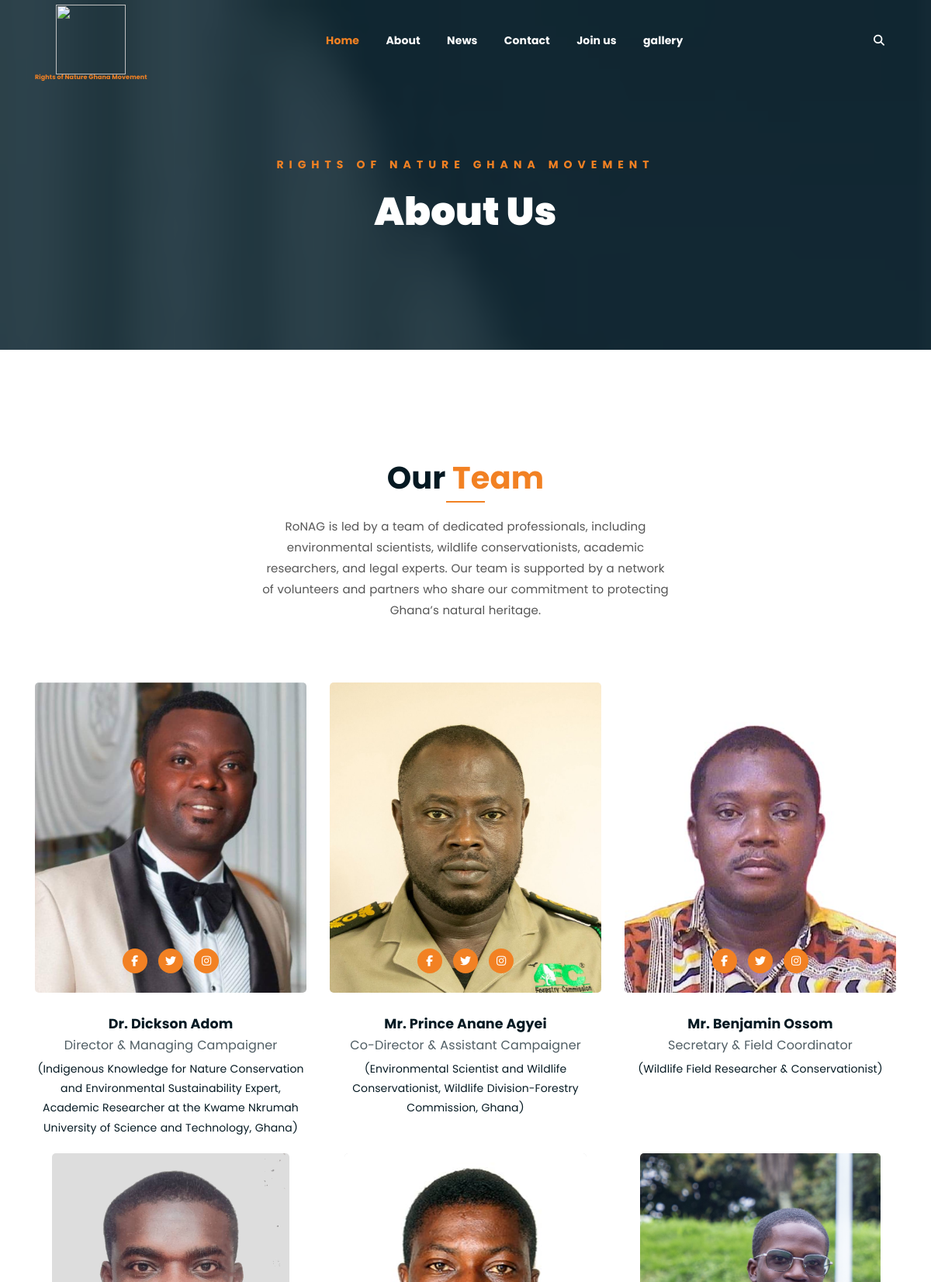
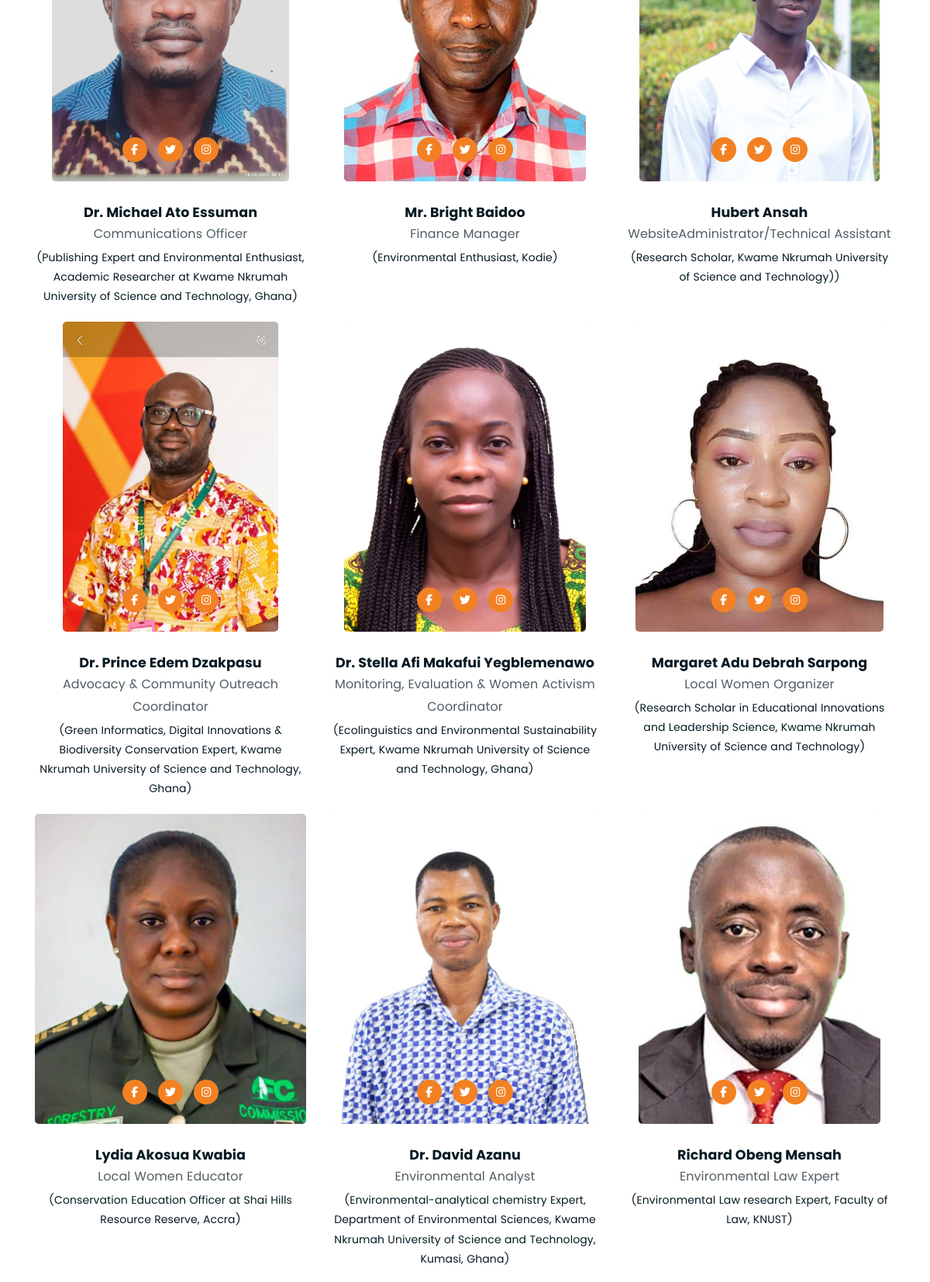
/about (upper part), run on the app's committed database (2 pictures, top to bottom).
### ronagapp/models.py (models this page shows, shortened)
class Team(models.Model):
    name = models.CharField(max_length = 40)
    profile = models.CharField(max_length = 200)
    description = models.CharField(max_length = 1000, null=True, blank=True)
    image = models.ImageField(null=True, blank=True, upload_to="team/")
    @property
    def imageURL(self):
        try:
            url = self.image.url
        except:
            url = " "
        return url

### ronagapp/views.py (the view)
# urls.py: path("about", views.about, name="about"),
def about(request):
    team = Team.objects.all()
    context = {'teams': team}
    return render(request, 'about.html', context)

### templates/about.html (shortened to what this page needs)
{% extends 'main.html' %}
{% load static %}
{% block content %}
	<div class="breadcrumb-section breadcrumb-bg-about">
		<div class="container">
			<div class="row">
				<div class="col-lg-8 offset-lg-2 text-center">
					<div class="breadcrumb-text">
						<p>rights of nature ghana movement </p>
						<h1>About Us</h1>
					</div>
				</div>
			</div>
		</div>
	</div>
	<div class="mt-150">
		<div class="container">
			<div class="row">
				<div class="col-lg-8 offset-lg-2 text-center">
					<div class="section-title">
						<h3>Our <span class="orange-text">Team</span></h3>
						<p>RoNAG is led by a team of dedicated professionals, including environmental scientists, wildlife conservationists, academic researchers, and legal experts. Our team is supported by a network of volunteers and partners who share our commitment to protecting Ghana’s natural heritage.</p>
					</div>
				</div>
			</div>
			<div class="row">
				{% for team in teams %}
				<div class="col-lg-4 col-md-6">
					<div class="single-team-item" >
						<div class="team-bg" style="overflow: hidden; ">
							<img style="width: 100%; height: 100%; object-position: center; object-fit: cover;" src={{team.imageURL}} alt="">
							<ul class="social-link-team">
								<li><a href="#" target="_blank"><i class="fab fa-facebook-f"></i></a></li>
								<li><a href="#" target="_blank"><i class="fab fa-twitter"></i></a></li>
								<li><a href="#" target="_blank"><i class="fab fa-instagram"></i></a></li>
							</ul>
						</div>
						<div>
							<h5>{{team.name}}</h5>
						</div>
						<div>
							<p class="pp">{{team.profile}} </p>
						</div>
						<div>
							<p class="description">({{team.description}})</p>
						</div>
					</div>
				</div>
				{% endfor %}
			</div>
		</div>
	</div>
{% endblock content %}

### static/assets/css/main.css (style rules this page uses)
* { font-family: "Poppins"; }
html { font-size: 14px; font-weight: 400; line-height: 28px; height: 100%; }
body { font-weight: 400; font-size: 1rem; letter-spacing: 0.1px; line-height: 1.8; color: #051922; overflow-x: hidden; }
body img { max-width: 100%; }
a { cursor: pointer; text-decoration: none; -webkit-transition: all 0.2s ease-in-out; -o-transition: all 0.2s ease-in-out; transition: all 0.2s ease-in-out; }
h1, .h1, h2, .h2, h3, .h3, h4, .h4, h5, .h5, h6, .h6 { font-family: "Poppins", sans-serif; font-weight: 700; margin: 0 0 1.25rem 0; color: #051922; }
h1:last-child, .h1:last-child, h2:last-child, .h2:last-child, h3:last-child, .h3:last-child, h4:last-child, .h4:last-child, h5:last-child, .h5:last-child, h6:last-child, .h6:last-child { margin: 0; }
h1, .h1 { font-size: 4rem; font-weight: 700; line-height: 4rem; }
h3, .h3 { font-size: 2rem; font-weight: 700; line-height: 2.25rem; }
h5, .h5 { font-size: 1.25rem; font-weight: 700; line-height: 1.5rem; }
p { font-weight: 400; font-size: 1rem; letter-spacing: 0.1px; line-height: 1.8; color: #051922; margin: 0 0 1.25rem 0; }
p:last-child { margin: 0; }
.mt-150 { margin-top: 150px; }
.orange-text { color: #F28123; }
.section-title h3 { font-size: 40px; position: relative; padding-bottom: 15px; }
.section-title h3:after { position: absolute; content: ''; left: 0px; right: 0px; bottom: 0px; width: 50px; height: 2px; background-color: #F28123; margin: 0 auto; }
.section-title p { font-size: 15px; width: 530px; margin: 0 auto; color: #555; margin-top: 10px; line-height: 1.8; }
.section-title { margin-bottom: 80px; }
.breadcrumb-bg-about { background-image: url("../img/about.jpg"); }
.breadcrumb-text p { color: #F28123; font-weight: 700; text-transform: uppercase; letter-spacing: 7px; }
.breadcrumb-text h1 { font-size: 50px; font-weight: 900; color: #fff; margin: 0; margin-top: 20px; }
.breadcrumb-section { padding: 150px 0; background-size: cover; background-position: center center; position: relative; z-index: 1; background-attachment: fixed; padding-top: 200px; }
.breadcrumb-section:after { position: absolute; left: 0; top: 0; width: 100%; height: 100%; content: ""; background-color: #07212e; z-index: -1; opacity: 0.8; }
ul.social-link-team li a { -webkit-transition: 0.3s; -o-transition: 0.3s; transition: 0.3s; }
html, body { height: 100%; }
.team-bg { height: 400px; max-width: 350px; background-size: cover; background-position: center; border-radius: 5px; background-color: #ddd; position: relative; margin-bottom: 30px; }
.single-team-item { text-align: center; align-items: center; display: flex; flex-direction: column; padding-bottom: 20px; }
.single-team-item .pp { font-size: 16px; padding: 3px 0px; opacity: 0.7; }
ul.social-link-team { position: absolute; bottom: 20px; left: 0; right: 0; margin: 0; padding: 0; list-style: none; text-align: center; }
ul.social-link-team li { display: inline-block; }
ul.social-link-team li a { color: #fff; background-color: #F28123; width: 32px; height: 32px; line-height: 32px; text-align: center; border-radius: 50%; display: block; margin: 5px; }

### data on the page
Team: imageURL (picture), name "Dr. Dickson Adom", profile "Director & Managing Campaigner", description "Indigenous Knowledge for Nature Conservation and Environmental Sustainability Expert, Academic Researcher at the Kwame Nkrumah University of Science and Technology, Ghana"
Team: imageURL (picture), name "Mr. Prince Anane Agyei", profile "Co-Director & Assistant Campaigner", description "Environmental Scientist and Wildlife Conservationist, Wildlife Division-Forestry Commission, Ghana"
Team: imageURL (picture), name "Mr. Benjamin Ossom", profile "Secretary & Field Coordinator", description "Wildlife Field Researcher & Conservationist"
Team: imageURL (picture), name "Dr. Michael Ato Essuman", profile "Communications Officer", description "Publishing Expert and Environmental Enthusiast, Academic Researcher at Kwame Nkrumah University of Science and Technology, Ghana"
Team: imageURL (picture), name "Mr. Bright Baidoo", profile "Finance Manager", description "Environmental Enthusiast, Kodie"
Team: imageURL (picture), name "Hubert Ansah", profile "WebsiteAdministrator/Technical Assistant", description "Research Scholar, Kwame Nkrumah University of Science and Technology)"
Team: imageURL (picture), name "Dr. Prince Edem Dzakpasu", profile "Advocacy & Community Outreach Coordinator", description "Green Informatics, Digital Innovations & Biodiversity Conservation Expert, Kwame Nkrumah University of Science and Technology, Ghana"
Team: imageURL (picture), name "Dr. Stella Afi Makafui Yegblemenawo", profile "Monitoring, Evaluation & Women Activism Coordinator", description "Ecolinguistics and Environmental Sustainability Expert, Kwame Nkrumah University of Science and Technology, Ghana"
Team: imageURL (picture), name "Margaret Adu Debrah Sarpong", profile "Local Women Organizer", description "Research Scholar in Educational Innovations and Leadership Science, Kwame Nkrumah University of Science and Technology"
Team: imageURL (picture), name "Lydia Akosua Kwabia", profile "Local Women Educator", description "Conservation Education Officer at Shai Hills Resource Reserve, Accra"
Team: imageURL (picture), name "Dr. David Azanu", profile "Environmental Analyst", description "Environmental-analytical chemistry Expert, Department of Environmental Sciences, Kwame Nkrumah University of Science and Technology, Kumasi, Ghana"
Team: imageURL (picture), name "Richard Obeng Mensah", profile "Environmental Law Expert", description "Environmental Law research Expert, Faculty of Law, KNUST"
